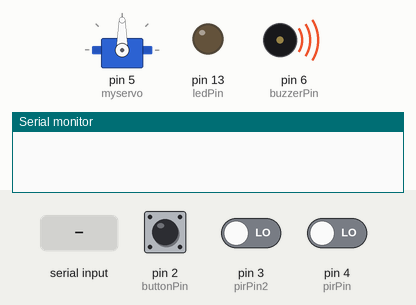
Bench run of a sketch on a simulated Arduino Uno, built with avr-gcc and run on an emulated ATmega328P. On the bench: servo, output pins drawn as LEDs (lit = HIGH), buzzer (waves = sounding), the last lines printed to the serial monitor. Inputs (shaded band) come from the test bench; at power-on: pin 2 (buttonPin) LOW, pin 3 (pirPin2) LOW, pin 4 (pirPin) LOW. Pins used as bus, display or sensor lines are not drawn.

Above: at 2.2 s.
2.3 s: "1" received over the second serial link
At 3.2 s:
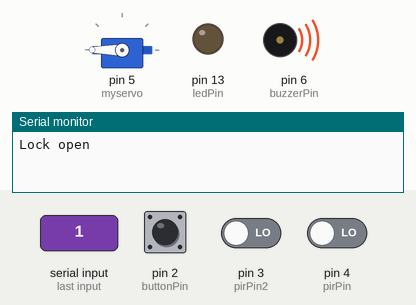
5.3 s: pin 2 (buttonPin) pulled HIGH for 0.15 s
6.9 s: "0" received over the second serial link
8.4 s: pin 3 (pirPin2) driven HIGH
9.9 s: "2" received over the second serial link
Timing chart, 0 to 12.4 s (numbered marks = the images above; inputs shaded):
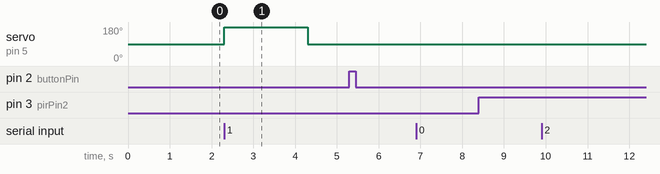

Measured:
- after the input at 2.3 s, servo on pin 5 (myservo): 90° → 180° at once, → 90° 2.0 s later

The sketch:

IoT_project.ino
```cpp
#include <Servo.h>
#include <SoftwareSerial.h>
Servo myservo;

// constants used here to set pin numbers:
const int buttonPin = 2;      // pushbutton pin
const int ledPin =  13;       // LED pin
const int pirPin = 4;         // PIR sensor
const int pirPin2 = 3;        // PIR2 sensor (inside the door)
const int buzzerPin = 6;      // buzzerPin
const int btTX = 8;
const int btRX = 7;

char val = '0';               // variable to receive data from the serial port with bluetooth

SoftwareSerial bt(btTX, btRX);

// variables:
int buttonState = 0;         // variable for reading the pushbutton status
int pirState = LOW;          // we start, assuming no motion is detected
int pirval = 0;              // variable for reading the pin status
int pirval2 = 0;
int alarm = 0;

void setup() {
  // initialize inputs and outputs
  pinMode(buttonPin, INPUT);
  pinMode(pirPin, INPUT);
  pinMode(pirPin2, INPUT);
  pinMode(buzzerPin, OUTPUT);
  pinMode(ledPin, OUTPUT);

  Serial.begin(9600);
  myservo.attach(5);
  bt.begin(115200);

  myservo.write(90);            //setting the servo mid-point
  for (int i = 0; i < 256; i += 5) {
    analogWrite(buzzerPin, i);
    delay(20);
  }
}
unsigned long t;
bool  d = false;
bool b = false;
void loop() {
  // read the state of the pushbutton value:
  buttonState = digitalRead(buttonPin);
  pirval = digitalRead(pirPin);
  pirval2 = digitalRead(pirPin2);

  if (bt.available()) {        // if data is available to read
    //{;}
    val = bt.read();         // read it and store it in 'val'

    if (val == '1')  {            // if '1' was received turn servo 180deg to open lock
      alarm = 0;
      analogWrite(buzzerPin, 200);
      myservo.write(180);           // turn servo to 180 deg
      Serial.println("Lock open");
      delay (2000);
      analogWrite(buzzerPin, 255);
      myservo.write(90);           // turn servo to 90 deg
    }

    if (val == '0')  {           // if '0' was received turn servo to 90deg to lock the lock
      myservo.write(90);        // turn servo to 90 deg
      Serial.println("Door is now locked, System Armed");
      bt.println("Door is now locked, System Armed");
      alarm = 1;
    }
    if (val == '2')  {                      // if '2' was received turn off the buzzer
      analogWrite(buzzerPin, 255);        // turn off the alarm
      Serial.println("Alarm deactivated");
      bt.println("Alarm deactivated");
      d = false;
    }
  }
  if (alarm == 1 && pirval2 == HIGH)  {
    analogWrite(buzzerPin, 5);
    if (d == false) {
      analogWrite(buzzerPin, 5);
      bt.println("ALARM!");
      Serial.println("ALARM!");
    }
    d = true;
  }

  /* if(t-millis()>500){t=millis();
    bt.println("test!");
    }
    if(bt.available()) Serial.write(bt.read());
    return;*/
  /*
    // PIR sensor stuff
    if (pirval == HIGH) {                     // check if the input is HIGH
      Serial.println("Motion detected!");     // Announce on serial monitor
      bt.println("Motion detected!");          // send the alert through bluetooth
    }*/

  // Doorbell is pressed? If it is, the buttonState is HIGH:
  if (buttonState == HIGH) {
    if (b == false) {
      Serial.println("DING DONG MOTHERFUCKER!");
      bt.println("Doorbell");
    }
    b = true;

  } else {
    //digitalWrite(buzzerPin, HIGH);
  }
}
```
